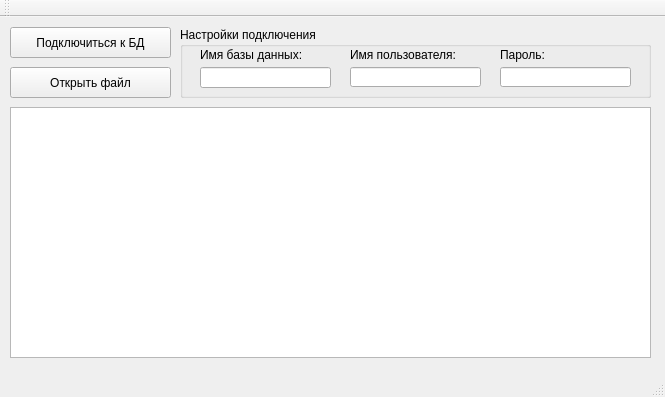
<?xml version="1.0" encoding="UTF-8"?>
<ui version="4.0">
 <class>MainWindow</class>
 <widget class="QMainWindow" name="MainWindow">
  <property name="geometry">
   <rect>
    <x>0</x>
    <y>0</y>
    <width>665</width>
    <height>397</height>
   </rect>
  </property>
  <property name="windowTitle">
   <string>MainWindow</string>
  </property>
  <widget class="QWidget" name="centralWidget">
   <widget class="QPushButton" name="pushButton">
    <property name="geometry">
     <rect>
      <x>10</x>
      <y>50</y>
      <width>161</width>
      <height>31</height>
     </rect>
    </property>
    <property name="text">
     <string>Открыть файл</string>
    </property>
   </widget>
   <widget class="QPushButton" name="pushButton_2">
    <property name="geometry">
     <rect>
      <x>10</x>
      <y>10</y>
      <width>161</width>
      <height>31</height>
     </rect>
    </property>
    <property name="text">
     <string>Подключиться к БД</string>
    </property>
   </widget>
   <widget class="QTextBrowser" name="textBrowser">
    <property name="geometry">
     <rect>
      <x>10</x>
      <y>90</y>
      <width>641</width>
      <height>251</height>
     </rect>
    </property>
   </widget>
   <widget class="QGroupBox" name="groupBox">
    <property name="geometry">
     <rect>
      <x>180</x>
      <y>10</y>
      <width>471</width>
      <height>71</height>
     </rect>
    </property>
    <property name="title">
     <string>Настройки подключения</string>
    </property>
    <widget class="QLineEdit" name="lineEdit">
     <property name="geometry">
      <rect>
       <x>20</x>
       <y>40</y>
       <width>131</width>
       <height>21</height>
      </rect>
     </property>
    </widget>
    <widget class="QLabel" name="label">
     <property name="geometry">
      <rect>
       <x>20</x>
       <y>20</y>
       <width>101</width>
       <height>16</height>
      </rect>
     </property>
     <property name="text">
      <string>Имя базы данных:</string>
     </property>
    </widget>
    <widget class="QLineEdit" name="lineEdit_2">
     <property name="geometry">
      <rect>
       <x>170</x>
       <y>40</y>
       <width>131</width>
       <height>20</height>
      </rect>
     </property>
    </widget>
    <widget class="QLineEdit" name="lineEdit_3">
     <property name="geometry">
      <rect>
       <x>320</x>
       <y>40</y>
       <width>131</width>
       <height>20</height>
      </rect>
     </property>
    </widget>
    <widget class="QLabel" name="label_2">
     <property name="geometry">
      <rect>
       <x>170</x>
       <y>20</y>
       <width>111</width>
       <height>16</height>
      </rect>
     </property>
     <property name="text">
      <string>Имя пользователя:</string>
     </property>
    </widget>
    <widget class="QLabel" name="label_3">
     <property name="geometry">
      <rect>
       <x>320</x>
       <y>20</y>
       <width>61</width>
       <height>16</height>
      </rect>
     </property>
     <property name="text">
      <string>Пароль:</string>
     </property>
    </widget>
   </widget>
  </widget>
  <widget class="QMenuBar" name="menuBar">
   <property name="geometry">
    <rect>
     <x>0</x>
     <y>0</y>
     <width>665</width>
     <height>21</height>
    </rect>
   </property>
  </widget>
  <widget class="QToolBar" name="mainToolBar">
   <attribute name="toolBarArea">
    <enum>TopToolBarArea</enum>
   </attribute>
   <attribute name="toolBarBreak">
    <bool>false</bool>
   </attribute>
  </widget>
  <widget class="QStatusBar" name="statusBar"/>
 </widget>
 <layoutdefault spacing="6" margin="11"/>
 <resources/>
 <connections/>
</ui>
